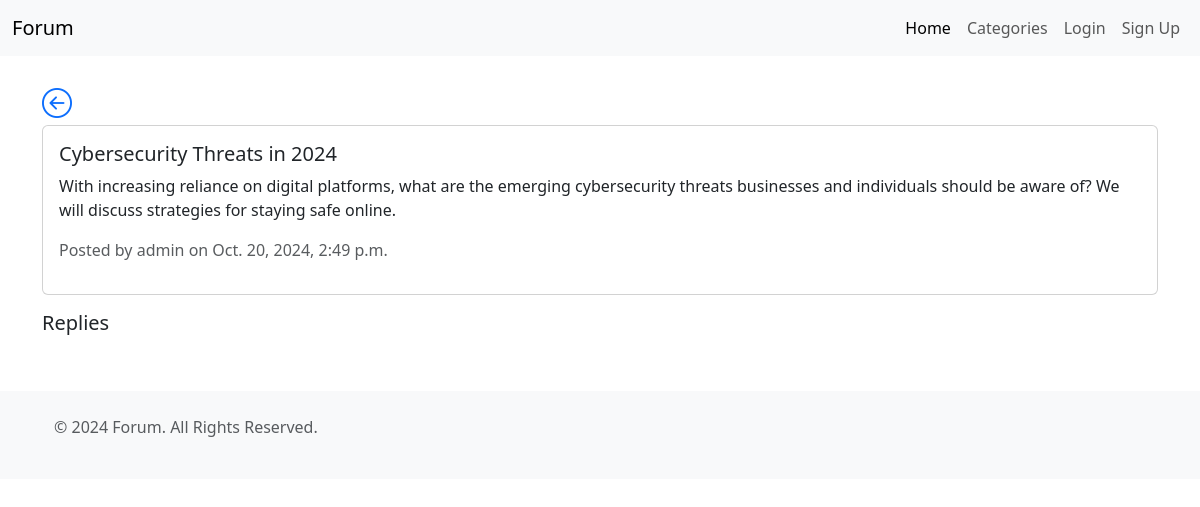
The app's page /topic/cybersecurity-threats-in-2024/ with its own data.
### forumapp/models.py (models this page shows, shortened)
class Topic(models.Model):
    title = models.CharField(max_length=200)
    slug = models.SlugField(max_length=200, unique=True, blank=True)
    content = models.TextField()
    created_at = models.DateTimeField(auto_now_add=True)
    updated_at = models.DateTimeField(auto_now=True)
    category = models.ForeignKey(Category, on_delete=models.CASCADE, related_name='topics')
    author = models.ForeignKey(User, on_delete=models.CASCADE, related_name='topics')

### forumapp/views.py (the view)
# urls.py: path('topic/<slug:slug>/', views.topic_detail, name='topic_detail'),
def topic_detail(request: HttpRequest, slug: str) -> HttpResponse:
    topic = get_object_or_404(Topic, slug=slug)
    return render(request, 'topic_detail.html', {'topic': topic, 'is_topic_detail': True})

### forumapp/templates/topic_detail.html (shortened to what this page needs)
{% extends 'base.html' %}
{% load i18n %}
{% block content %}
    <div class="card mb-3">
        <div class="card-body">
            <h5 class="card-title">{{ topic.title }}</h5>
            <p class="card-text">{{ topic.content }}</p>
            <p class="text-muted">{% trans "Posted by" %} {{ topic.author }} {% trans "on" %} {{ topic.created_at }}</p>
        </div>
    </div>
    <div class="d-flex align-items-end">
        <h5>{% trans "Replies" %}</h5>
    </div>
{% endblock %}

### records on screen
Topic: title "Cybersecurity Threats in 2024", content "With increasing reliance on digital platforms, what are the emerging cybersecurity threats businesses and individuals should be aware of? We will discuss strategies for staying safe online.", author "admin", created_at "Oct. 20, 2024, 2:49 p.m."
